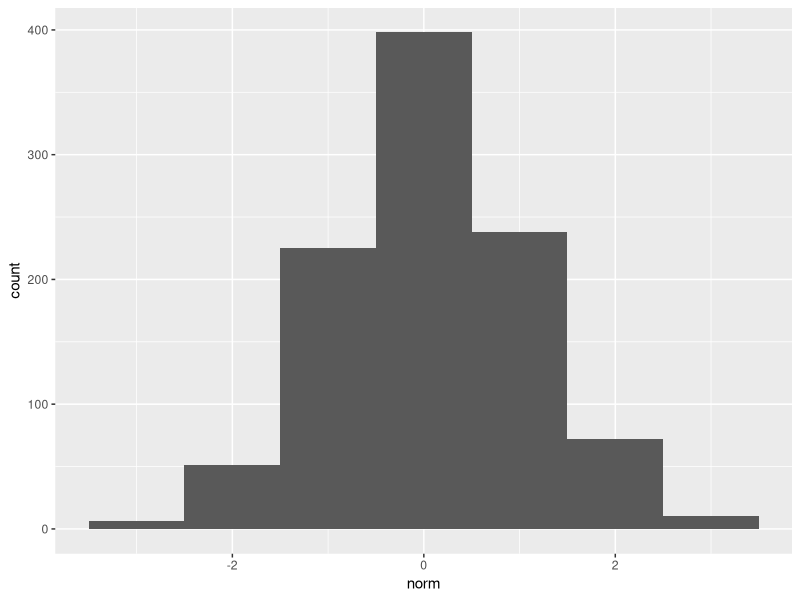

Write the R code that produced this figure.
library(tidyverse)

# poisson
pois <- rpois(1000, lambda = 7)
# normal
norm <- rnorm(1000, mean = 0, sd = 1)
# binomial
bin <- rbinom(1000, 500, 0.5) / 500
# chisq
chisq <- rchisq(1000, df = 1, ncp = 0)

probs <- data.frame(pois, norm, bin, chisq)

ggplot(probs, aes(x = norm)) + geom_histogram(binwidth = 1)


# Feature of a random uniform with mean 0 and var 1.
nn <- 1e5
aa <- sqrt(3)
unif_1 <- runif(nn, -aa, aa) 
unif_2 <- runif(nn, -aa, aa)

scalar_diff <- function(k) {
    sum(2*unif_1 > unif_2)/nn
}

mean(sapply(1:1000, scalar_diff))
# prob 0.5

# make an unfair coin fair
unfair_coin <- function(p = 0.6, rep = 10) {
    res <- c()
    for (i in 1:rep) {
        new_flip <- TRUE
        while (new_flip) {
            flip <- rbinom(2, 1, p)
            if (sum(flip) == 1) {
                res[i] <- flip[2]
                new_flip <- FALSE
            }
        }
    }
    return(res)
}

mean(unfair_coin(p = 0.85, rep = 1000))

# Plot normal distribution

a <- matrix(c(1, 2, 3, 4, 5, 6), nrow = 3, ncol = 2)
2 * a
